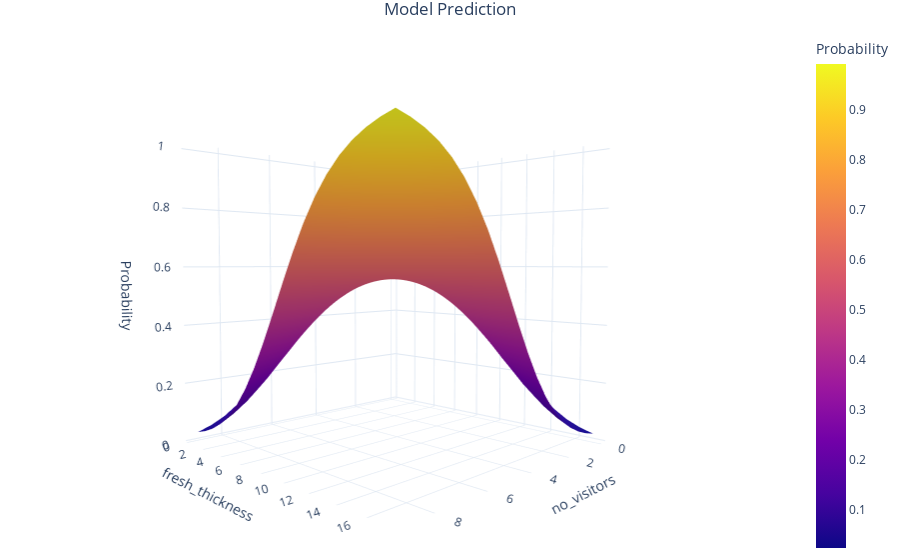

Notebook cell for this chart:
### Code cell
graphing.model_to_surface_plot(model_with_interaction, ["no_visitors", "fresh_thickness"], test)

### Figure 1 — Plotly figure (JSON) as saved in the notebook; plotly's stock layout.template omitted (floating-point values rounded to 4 significant figures; data arrays with more than 128 entries replaced by an {"elided": "..."} marker saying what was removed)
{"data": [{"colorbar": {"title": {"text": "Probability"}}, "type": "surface", "x": [0, 0.4737, 0.9474, 1.421, 1.895, 2.368, 2.842, 3.316, 3.789, 4.263, 4.737, 5.211, 5.684, 6.158, 6.632, 7.105, 7.579, 8.053, 8.526, 9], "y": [0.4137, 1.296, 2.178, 3.06, 3.943, 4.825, 5.707, 6.589, 7.471, 8.354, 9.236, 10.12, 11.0, 11.88, 12.76, 13.65, 14.53, 15.41, 16.29, 17.18], "z": {"elided": "20x20 float values"}}], "layout": {"scene": {"xaxis": {"title": {"text": "no_visitors"}}, "yaxis": {"title": {"text": "fresh_thickness"}}, "zaxis": {"title": {"text": "Probability"}}}, "title": {"text": "Model Prediction"}}}
